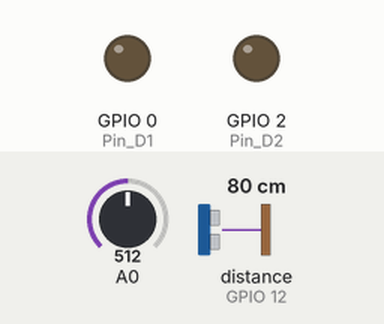
Bench run of a sketch on a simulated ESP8266 (NodeMCU). Shown: output pins drawn as LEDs (lit = HIGH). Wiring (inferred from the names in the program): ultrasonic range finder: trigger GPIO 13; echo GPIO 12. Dashed ring = blinking. The inputs (shaded band) are chosen by the test bench; at power-on: distance to the obstacle (sensor on GPIO 12) 80 cm, A0 = 512. The echo pulse lasts 58.3 µs per cm; WiFi joins after 1.5 s; servers stay silent unless stated; no MQTT or app messages arrive unless stated; pins used as bus, display or sensor lines are not drawn; what the sketch prints to the serial monitor is not drawn.

Above: at 0.1 s.
At 1.7 s:
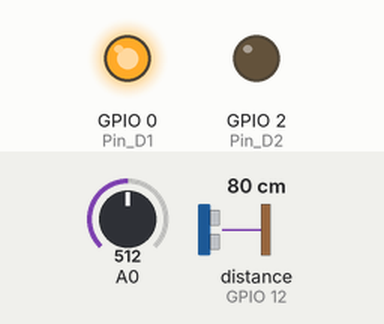
At 2.98 s:
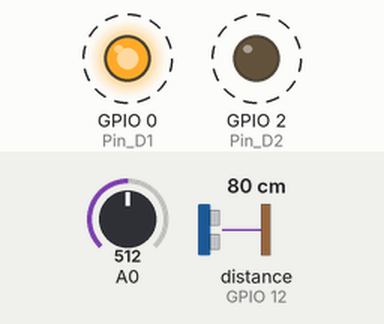
3.3 s: distance to the obstacle (sensor on GPIO 12) set to 2 cm
Timing chart, 0 to 12.3 s (numbered marks = the images above; inputs shaded):
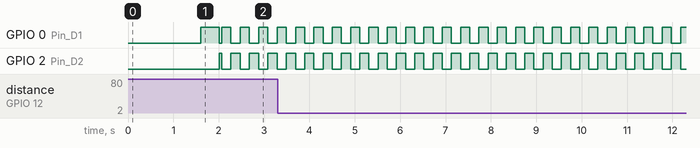

Measured:
- by itself, GPIO 0 (Pin_D1), GPIO 2 (Pin_D2): alternates HIGH for 0.20 s and LOW for 0.20 s

The sketch:

Sensor_Calibration.ino
```cpp
#define echoPin 12 // attach pin D6 Arduino to pin Echo of HC-SR04
#define trigPin 13 //attach pin D7 Arduino to pin Trig of HC-SR04

#include <ESP8266WiFi.h>
#include <PubSubClient.h>

const char* ssid = "Lik Wai的iPhone"; // your wifi SSID
const char* password = "00000000"; // your wifi password

#define TOKEN "0ltoOWWpxAltNsyXWQpA" // thinksboard TOKEN (https://demo.thingsboard.io/dashboard/31615a60-f9c5-11ec-b8bd-8161cb0d156d?publicId=02100d50-f9c6-11ec-b8bd-8161cb0d156d)

char ThingsboardHost[] = "demo.thingsboard.io";
WiFiClient wifiClient;
PubSubClient client(wifiClient);
int status = WL_IDLE_STATUS;

long amount;
long F; // D3
long B; // D4
long duration;
int distance1;
int distance2;
int distance3;
int Pin_D1 = 0; // D3, F
int Pin_D2 = 2; // D4, B
int readD1;
int readD2;

void setup() {
  Serial.begin(115200);
  WiFi.begin(ssid, password);
  while (WiFi.status() != WL_CONNECTED) {
    delay(200);
    Serial.print(".");
  }
  Serial.println("");
  Serial.print("Connected to ");
  Serial.println(ssid);
  client.setServer(ThingsboardHost, 1883);

  pinMode(trigPin, OUTPUT);
  pinMode(echoPin, INPUT);
  pinMode(Pin_D1, OUTPUT);
  pinMode(Pin_D2, OUTPUT);

  digitalWrite(trigPin, LOW);
  delayMicroseconds(2);
  digitalWrite(trigPin, HIGH);
  delayMicroseconds(10);
  digitalWrite(trigPin, LOW);
  duration = pulseIn(echoPin, HIGH);
  distance1 = duration * 0.034 / 2;

  digitalWrite(Pin_D1, HIGH); // Turn D1 On
  digitalWrite(Pin_D2, LOW); // Turn D2 Off
  delay(200);
  Serial.print("F: ");
  Serial.print(analogRead(0));
  F = analogRead(0);

  delay(200);
  Serial.print(" | B: ");
  digitalWrite(Pin_D1, LOW); //  Turn D1 Off
  digitalWrite(Pin_D2, HIGH); // Turn D2 On
  Serial.print(analogRead(0));
  B = analogRead(0);

  if (distance1 != 0) {
    Serial.print(" | Distance1: ");
    Serial.print(distance1);
    Serial.println(" cm");
  }
}

int analogRead1() {
  digitalWrite(Pin_D1, HIGH); // Turn D1 On
  digitalWrite(Pin_D2, LOW); // Turn D2 Off
  return analogRead(0);
}

int analogRead2() {
  digitalWrite(Pin_D1, LOW); //  Turn D1 On
  digitalWrite(Pin_D2, HIGH); // Turn D2 Off
  return analogRead(0);
}

void loop() {
  if ( !client.connected() ) {
    reconnect();
  }
  // Clears the trigPin condition
  digitalWrite(trigPin, LOW);
  delayMicroseconds(2);
  // Sets the trigPin HIGH (ACTIVE) for 10 microseconds
  digitalWrite(trigPin, HIGH);
  delayMicroseconds(10);
  digitalWrite(trigPin, LOW);
  // Reads the echoPin, returns the sound wave travel time in microseconds
  duration = pulseIn(echoPin, HIGH);
  // Calculating the distance
  distance2 = duration * 0.034 / 2; // Speed of sound wave divided by 2 (go and back)
  readD1 = analogRead1(); // Read Analog value of first sensor
  delay(200);
  readD2 = analogRead2(); // Read Analog value of second sensor
  delay(200);
  // Displays the distance on the Serial Monitor
  if (distance1 != distance2) {
    if (distance2 < 2000) {
      Serial.print("F: ");
      Serial.print(readD1);
      Serial.print(" | B: ");
      Serial.println(readD2);
      Serial.print(" | [Distance2]: ");
      Serial.print(distance2);
      Serial.println(" cm");
      getAndSendData();
    }
  } else if (readD1 < (F+50) && readD1 > 0) {
    Serial.print("[F]: ");
    Serial.print(readD1);
    Serial.print(" | B: ");
    Serial.println(readD2);
    Serial.print(" | Distance2: ");
    Serial.print(distance2);
    Serial.println(" cm");
    getAndSendData();
  } else if (readD2 < (B+50) && readD2 > 0) {
    Serial.print("F: ");
    Serial.print(readD1);
    Serial.print(" | [B]: ");
    Serial.println(readD2);
    Serial.print(" | Distance2: ");
    Serial.print(distance2);
    Serial.println(" cm");
    getAndSendData();
  }
}

void getAndSendData() { // Prepare a JSON payload string
  String payload = "{";
  payload += "\"Front Sensor\":";
  payload += readD1;
  payload += ",";
  payload += "\"Back Sensor\":";
  payload += readD2;
  payload += ",";
  payload += "\"Ultrasonic Sensor\":";
  payload += distance2;
  payload += "}";
  char attributes[1000];
  payload.toCharArray( attributes, 1000 );
  client.publish("v1/devices/me/telemetry", attributes);
  Serial.println(attributes);
}

void reconnect() { // Loop until we're reconnected
  while (!client.connected()) {
    status = WiFi.status();
    if ( status != WL_CONNECTED) {
      WiFi.begin(ssid, password);
      while (WiFi.status() != WL_CONNECTED) {
        delay(500);
        Serial.print(".");
      } Serial.println("Connected to AP");
    } Serial.print("Connecting to ThingsBoard node ..."); // Attempt to connect (clientId, username, password)
    if ( client.connect("Esp8266", TOKEN, NULL) ) {
      Serial.println( "[DONE]" );
    } else {
      Serial.print( "[FAILED] [ rc = " );
      Serial.println( " : retrying in 5 seconds]" );
      delay(500);
    }
  }
}
```
